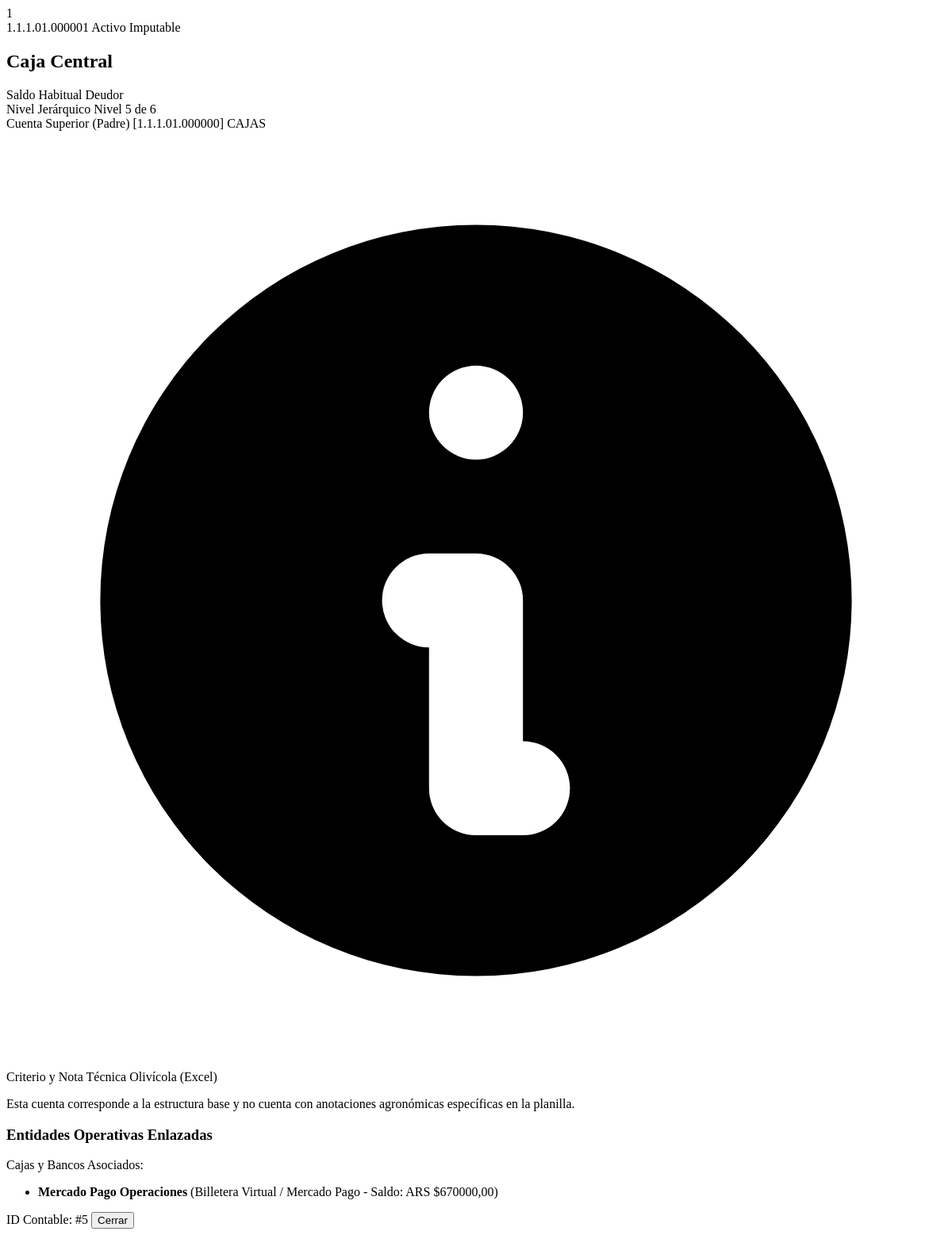
Before: /finanzas/plan-cuentas/5/detalle/ (signed in) with the older database file.
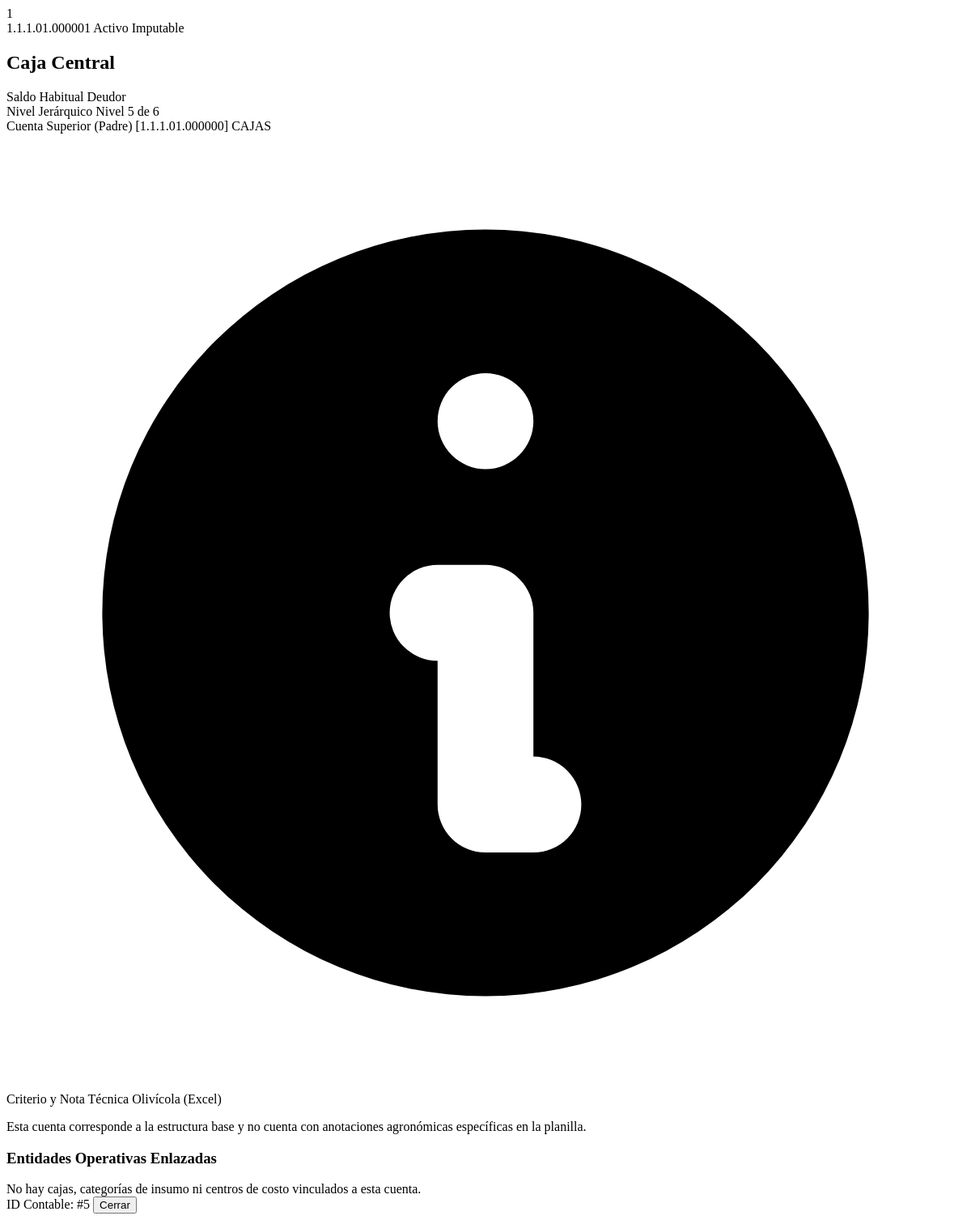
After: the same page with the newer database file.
### apps/finanzas/models.py (models this page shows, shortened)
class Cuenta(TimeStampedModel):
    class TipoCuenta(models.TextChoices):
        CAJA_EFECTIVO = 'CAJA_EFECTIVO', _('Caja Chica / Efectivo en Finca')
        CUENTA_BANCARIA = 'BANCO', _('Cuenta Corriente / Caja de Ahorro Bancaria')
        BILLETERA_VIRTUAL = 'VIRTUAL', _('Billetera Virtual / Mercado Pago')
    class Moneda(models.TextChoices):
        ARS = 'ARS', _('Pesos Argentinos (ARS)')
        USD = 'USD', _('Dólares Estadounidenses (USD)')
    empresa = models.ForeignKey(Empresa, on_delete=models.CASCADE, related_name='cuentas_financieras', verbose_name=_("Empresa"))
    nombre = models.CharField(max_length=100, verbose_name=_("Nombre de la Cuenta"))
    tipo = models.CharField(max_length=20, choices=TipoCuenta.choices, default=TipoCuenta.CUENTA_BANCARIA, verbose_name=_("Tipo"))
    moneda = models.CharField(max_length=5, choices=Moneda.choices, default=Moneda.ARS, verbose_name=_("Moneda"))
    banco_nombre = models.CharField(max_length=80, blank=True, verbose_name=_("Banco"))
    numero_cuenta = models.CharField(max_length=50, blank=True, verbose_name=_("N° de Cuenta"))
    cbu_cvu = models.CharField(max_length=30, blank=True, verbose_name=_("CBU / CVU / Alias"))
    saldo_actual = models.DecimalField(max_digits=14, decimal_places=2, default=0.00, verbose_name=_("Saldo Actual"))
    cuenta_contable = models.ForeignKey(
        CuentaContable,
        on_delete=models.SET_NULL,
        null=True,
        blank=True,
        related_name='cuentas_financieras',
        verbose_name=_("Cuenta Contable Asociada"),
        help_text=_("Cuenta del Plan de Cuentas correspondiente a esta caja o banco.")
    )
    activa = models.BooleanField(default=True, verbose_name=_("Activa"))
    class Meta:
        verbose_name = _("Cuenta Financiera / Caja")
        verbose_name_plural = _("Cuentas Financieras y Cajas")
        ordering = ['nombre']

### apps/finanzas/views.py (the view)
# urls.py: path('plan-cuentas/<int:pk>/detalle/', views.CuentaContableDetailModalView.as_view(), name='cuenta_contable_detail'),
class CuentaContableDetailModalView(DetailView):
    model = CuentaContable
    template_name = 'finanzas/partials/cuenta_contable_detail_modal.html'
    context_object_name = 'cuenta'
    def get_context_data(self, **kwargs):
        ctx = super().get_context_data(**kwargs)
        c = self.get_object()
        ctx['cajas_vinculadas'] = c.cuentas_financieras.all()
        ctx['categorias_activo'] = c.categorias_insumo_activo.all()
        ctx['categorias_gasto'] = c.categorias_insumo_gasto.all()
        ctx['centros_costo'] = c.centros_de_costo.all()
        ctx['insumos_vinculados'] = c.insumos_vinculados.all()
        return ctx

### apps/finanzas/models.py (called while the page is built)
    def __str__(self):
        return f"{self.codigo} - {self.nombre}"

### templates/finanzas/partials/cuenta_contable_detail_modal.html (shortened to what the changed rows need)
<div class="space-y-5 text-slate-800">
  <div class="flex items-start justify-between pb-4 border-b border-slate-200/80">
    <div class="flex items-center space-x-3.5">
      <div>
        <h2 class="text-xl font-extrabold text-slate-900 mt-1 leading-snug">{{ cuenta.nombre }}</h2>
      </div>
    </div>
  </div>
  <div class="space-y-2 pt-1">
    <div class="space-y-2 text-xs">
      {% if cajas_vinculadas %}
      <div class="bg-oliva-50/80 border border-oliva-200/80 rounded-xl p-3">
        <span class="text-[11px] font-bold text-oliva-900 block mb-1">Cajas y Bancos Asociados:</span>
        <ul class="list-disc list-inside space-y-0.5 text-oliva-800 text-[11px]">
          {% for c in cajas_vinculadas %}
          <li><strong>{{ c.nombre }}</strong> ({{ c.get_tipo_display }} - Saldo: {{ c.moneda }} ${{ c.saldo_actual|floatformat:2 }})</li>
          {% endfor %}
        </ul>
      </div>
      {% endif %}
      {% if not cajas_vinculadas and not categorias_activo and not categorias_gasto and not centros_costo %}
      <div class="bg-slate-50 border border-slate-200/80 rounded-xl p-3 text-slate-500 text-[11px] flex items-center justify-between">
        <span>No hay cajas, categorías de insumo ni centros de costo vinculados a esta cuenta.</span>
      </div>
      {% endif %}
    </div>
  </div>
</div>

Changed rows visible on the page:
removed Cuenta: nombre "Mercado Pago Operaciones", tipo "Billetera Virtual / Mercado Pago", moneda "ARS", saldo_actual "670000,00"
Other visible differences:
text no longer shown: "Cajas y Bancos Asociados:"
text now shown: "No hay cajas, categorías de insumo ni centros de costo vinculados a esta cuenta."
